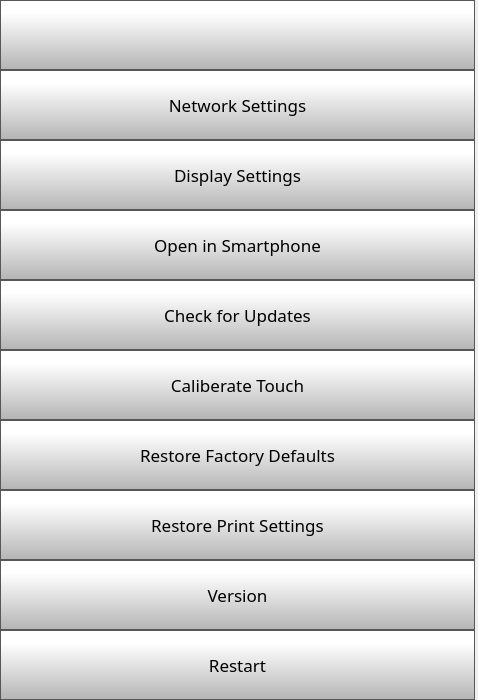
      <widget class="QWidget" name="scrollAreaWidgetContents">
       <property name="geometry">
        <rect>
         <x>0</x>
         <y>0</y>
         <width>478</width>
         <height>700</height>
        </rect>
       </property>
       <layout class="QVBoxLayout" name="verticalLayout">
        <property name="spacing">
         <number>0</number>
        </property>
        <property name="leftMargin">
         <number>0</number>
        </property>
        <property name="topMargin">
         <number>0</number>
        </property>
        <property name="rightMargin">
         <number>3</number>
        </property>
        <property name="bottomMargin">
         <number>0</number>
        </property>
        <item>
         <widget class="QPushButton" name="settingsBackButton">
          <property name="minimumSize">
           <size>
            <width>0</width>
            <height>70</height>
           </size>
          </property>
          <property name="font">
           <font>
            <family>Gotham Light</family>
            <pointsize>9</pointsize>
           </font>
          </property>
          <property name="styleSheet">
           <string notr="true">QPushButton {
     border: 1px solid rgb(87, 87, 87);
	background-color: qlineargradient(spread:pad, x1:0, y1:1, x2:0, y2:0.188, stop:0 rgba(180, 180, 180, 255), stop:1 rgba(255, 255, 255, 255));


}

QPushButton:pressed {
    background-color: qlineargradient(x1: 0, y1: 0, x2: 0, y2: 1,
                                      stop: 0 #dadbde, stop: 1 #f6f7fa);
}

QPushButton:flat {
    border: none; /* no border for a flat push button */
}

QPushButton:default {
    border-color: navy; /* make the default button prominent */
}</string>
          </property>
          <property name="text">
           <string/>
          </property>
          <property name="icon">
           <iconset>
            <normaloff>templates/img/arrows-4.png</normaloff>templates/img/arrows-4.png</iconset>
          </property>
          <property name="iconSize">
           <size>
            <width>50</width>
            <height>50</height>
           </size>
          </property>
          <property name="checkable">
           <bool>false</bool>
          </property>
          <property name="autoDefault">
           <bool>false</bool>
          </property>
          <property name="default">
           <bool>false</bool>
          </property>
          <property name="flat">
           <bool>false</bool>
          </property>
         </widget>
        </item>
        <item>
         <widget class="QPushButton" name="networkSettingsButton">
          <property name="minimumSize">
           <size>
            <width>0</width>
            <height>70</height>
           </size>
          </property>
          <property name="font">
           <font>
            <family>Gotham</family>
            <pointsize>13</pointsize>
           </font>
          </property>
          <property name="styleSheet">
           <string notr="true">QPushButton {
     border: 1px solid rgb(87, 87, 87);
	background-color: qlineargradient(spread:pad, x1:0, y1:1, x2:0, y2:0.188, stop:0 rgba(180, 180, 180, 255), stop:1 rgba(255, 255, 255, 255));


}

QPushButton:pressed {
    background-color: qlineargradient(x1: 0, y1: 0, x2: 0, y2: 1,
                                      stop: 0 #dadbde, stop: 1 #f6f7fa);
}

QPushButton:flat {
    border: none; /* no border for a flat push button */
}

QPushButton:default {
    border-color: navy; /* make the default button prominent */
}

QPushButton:focus {
	outline: none;
}</string>
          </property>
          <property name="text">
           <string>Network Settings</string>
          </property>
          <property name="iconSize">
           <size>
            <width>40</width>
            <height>40</height>
           </size>
          </property>
         </widget>
        </item>
        <item>
         <widget class="QPushButton" name="displaySettingsButton">
          <property name="minimumSize">
           <size>
            <width>0</width>
            <height>70</height>
           </size>
          </property>
          <property name="font">
           <font>
            <family>Gotham</family>
            <pointsize>13</pointsize>
           </font>
          </property>
          <property name="styleSheet">
           <string notr="true">QPushButton {
     border: 1px solid rgb(87, 87, 87);
	background-color: qlineargradient(spread:pad, x1:0, y1:1, x2:0, y2:0.188, stop:0 rgba(180, 180, 180, 255), stop:1 rgba(255, 255, 255, 255));


}

QPushButton:pressed {
    background-color: qlineargradient(x1: 0, y1: 0, x2: 0, y2: 1,
                                      stop: 0 #dadbde, stop: 1 #f6f7fa);
}

QPushButton:flat {
    border: none; /* no border for a flat push button */
}

QPushButton:default {
    border-color: navy; /* make the default button prominent */
}

QPushButton:focus {
	outline: none;
}</string>
          </property>
          <property name="text">
           <string>Display Settings</string>
          </property>
          <property name="iconSize">
           <size>
            <width>40</width>
            <height>40</height>
           </size>
          </property>
         </widget>
        </item>
        <item>
         <widget class="QPushButton" name="pairPhoneButton">
          <property name="minimumSize">
           <size>
            <width>0</width>
            <height>70</height>
           </size>
          </property>
          <property name="font">
           <font>
            <family>Gotham</family>
            <pointsize>13</pointsize>
           </font>
          </property>
          <property name="styleSheet">
           <string notr="true">QPushButton {
     border: 1px solid rgb(87, 87, 87);
	background-color: qlineargradient(spread:pad, x1:0, y1:1, x2:0, y2:0.188, stop:0 rgba(180, 180, 180, 255), stop:1 rgba(255, 255, 255, 255));


}

QPushButton:pressed {
    background-color: qlineargradient(x1: 0, y1: 0, x2: 0, y2: 1,
                                      stop: 0 #dadbde, stop: 1 #f6f7fa);
}

QPushButton:flat {
    border: none; /* no border for a flat push button */
}

QPushButton:default {
    border-color: navy; /* make the default button prominent */
}

QPushButton:focus {
	outline: none;
}</string>
          </property>
          <property name="text">
           <string>Open in Smartphone</string>
          </property>
          <property name="iconSize">
           <size>
            <width>40</width>
            <height>40</height>
           </size>
          </property>
         </widget>
        </item>
        <item>
         <widget class="QPushButton" name="OTAButton">
          <property name="minimumSize">
           <size>
            <width>0</width>
            <height>70</height>
           </size>
          </property>
          <property name="font">
           <font>
            <family>Gotham</family>
            <pointsize>13</pointsize>
           </font>
          </property>
          <property name="styleSheet">
           <string notr="true">QPushButton {
     border: 1px solid rgb(87, 87, 87);
	background-color: qlineargradient(spread:pad, x1:0, y1:1, x2:0, y2:0.188, stop:0 rgba(180, 180, 180, 255), stop:1 rgba(255, 255, 255, 255));


}

QPushButton:pressed {
    background-color: qlineargradient(x1: 0, y1: 0, x2: 0, y2: 1,
                                      stop: 0 #dadbde, stop: 1 #f6f7fa);
}

QPushButton:flat {
    border: none; /* no border for a flat push button */
}

QPushButton:default {
    border-color: navy; /* make the default button prominent */
}

QPushButton:focus {
	outline: none;
}</string>
          </property>
          <property name="text">
           <string>Check for Updates</string>
          </property>
          <property name="iconSize">
           <size>
            <width>40</width>
            <height>40</height>
           </size>
          </property>
         </widget>
        </item>
        <item>
         <widget class="QPushButton" name="caliberateTouch">
          <property name="minimumSize">
           <size>
            <width>0</width>
            <height>70</height>
           </size>
          </property>
          <property name="font">
           <font>
            <family>Gotham</family>
            <pointsize>13</pointsize>
           </font>
          </property>
          <property name="styleSheet">
           <string notr="true">QPushButton {
     border: 1px solid rgb(87, 87, 87);
	background-color: qlineargradient(spread:pad, x1:0, y1:1, x2:0, y2:0.188, stop:0 rgba(180, 180, 180, 255), stop:1 rgba(255, 255, 255, 255));


}

QPushButton:pressed {
    background-color: qlineargradient(x1: 0, y1: 0, x2: 0, y2: 1,
                                      stop: 0 #dadbde, stop: 1 #f6f7fa);
}

QPushButton:flat {
    border: none; /* no border for a flat push button */
}

QPushButton:default {
    border-color: navy; /* make the default button prominent */
}

QPushButton:focus {
	outline: none;
}</string>
          </property>
          <property name="text">
           <string>Caliberate Touch</string>
          </property>
          <property name="iconSize">
           <size>
            <width>40</width>
            <height>40</height>
           </size>
          </property>
         </widget>
        </item>
        <item>
         <widget class="QPushButton" name="restoreFactoryDefaultsButton">
          <property name="minimumSize">
           <size>
            <width>0</width>
            <height>70</height>
           </size>
          </property>
          <property name="font">
           <font>
            <family>Gotham</family>
            <pointsize>13</pointsize>
           </font>
          </property>
          <property name="styleSheet">
           <string notr="true">QPushButton {
     border: 1px solid rgb(87, 87, 87);
	background-color: qlineargradient(spread:pad, x1:0, y1:1, x2:0, y2:0.188, stop:0 rgba(180, 180, 180, 255), stop:1 rgba(255, 255, 255, 255));


}

QPushButton:pressed {
    background-color: qlineargradient(x1: 0, y1: 0, x2: 0, y2: 1,
                                      stop: 0 #dadbde, stop: 1 #f6f7fa);
}

QPushButton:flat {
    border: none; /* no border for a flat push button */
}

QPushButton:default {
    border-color: navy; /* make the default button prominent */
}

QPushButton:focus {
	outline: none;
}</string>
          </property>
          <property name="text">
           <string>Restore Factory Defaults</string>
          </property>
          <property name="iconSize">
           <size>
            <width>40</width>
            <height>40</height>
           </size>
          </property>
         </widget>
        </item>
        <item>
         <widget class="QPushButton" name="restorePrintSettingsButton">
          <property name="minimumSize">
           <size>
            <width>0</width>
            <height>70</height>
           </size>
          </property>
          <property name="font">
           <font>
            <family>Gotham</family>
            <pointsize>13</pointsize>
           </font>
          </property>
          <property name="styleSheet">
           <string notr="true">QPushButton {
     border: 1px solid rgb(87, 87, 87);
	background-color: qlineargradient(spread:pad, x1:0, y1:1, x2:0, y2:0.188, stop:0 rgba(180, 180, 180, 255), stop:1 rgba(255, 255, 255, 255));


}

QPushButton:pressed {
    background-color: qlineargradient(x1: 0, y1: 0, x2: 0, y2: 1,
                                      stop: 0 #dadbde, stop: 1 #f6f7fa);
}

QPushButton:flat {
    border: none; /* no border for a flat push button */
}

QPushButton:default {
    border-color: navy; /* make the default button prominent */
}

QPushButton:focus {
	outline: none;
}</string>
          </property>
          <property name="text">
           <string>Restore Print Settings</string>
          </property>
          <property name="iconSize">
           <size>
            <width>40</width>
            <height>40</height>
           </size>
          </property>
         </widget>
        </item>
        <item>
         <widget class="QPushButton" name="versionButton">
          <property name="minimumSize">
           <size>
            <width>0</width>
            <height>70</height>
           </size>
          </property>
          <property name="font">
           <font>
            <family>Gotham</family>
            <pointsize>13</pointsize>
           </font>
          </property>
          <property name="styleSheet">
           <string notr="true">QPushButton {
     border: 1px solid rgb(87, 87, 87);
	background-color: qlineargradient(spread:pad, x1:0, y1:1, x2:0, y2:0.188, stop:0 rgba(180, 180, 180, 255), stop:1 rgba(255, 255, 255, 255));


}

QPushButton:pressed {
    background-color: qlineargradient(x1: 0, y1: 0, x2: 0, y2: 1,
                                      stop: 0 #dadbde, stop: 1 #f6f7fa);
}

QPushButton:flat {
    border: none; /* no border for a flat push button */
}

QPushButton:default {
    border-color: navy; /* make the default button prominent */
}

QPushButton:focus {
	outline: none;
}</string>
          </property>
          <property name="text">
           <string>Version</string>
          </property>
          <property name="iconSize">
           <size>
            <width>40</width>
            <height>40</height>
           </size>
          </property>
         </widget>
        </item>
        <item>
         <widget class="QPushButton" name="restartButton">
          <property name="minimumSize">
           <size>
            <width>0</width>
            <height>70</height>
           </size>
          </property>
          <property name="font">
           <font>
            <family>Gotham</family>
            <pointsize>13</pointsize>
           </font>
          </property>
          <property name="styleSheet">
           <string notr="true">QPushButton {
     border: 1px solid rgb(87, 87, 87);
	background-color: qlineargradient(spread:pad, x1:0, y1:1, x2:0, y2:0.188, stop:0 rgba(180, 180, 180, 255), stop:1 rgba(255, 255, 255, 255));


}

QPushButton:pressed {
    background-color: qlineargradient(x1: 0, y1: 0, x2: 0, y2: 1,
                                      stop: 0 #dadbde, stop: 1 #f6f7fa);
}

QPushButton:flat {
    border: none; /* no border for a flat push button */
}

QPushButton:default {
    border-color: navy; /* make the default button prominent */
}

QPushButton:focus {
	outline: none;
}</string>
          </property>
          <property name="text">
           <string>Restart</string>
          </property>
          <property name="iconSize">
           <size>
            <width>40</width>
            <height>40</height>
           </size>
          </property>
         </widget>
        </item>
       </layout>
      </widget>
